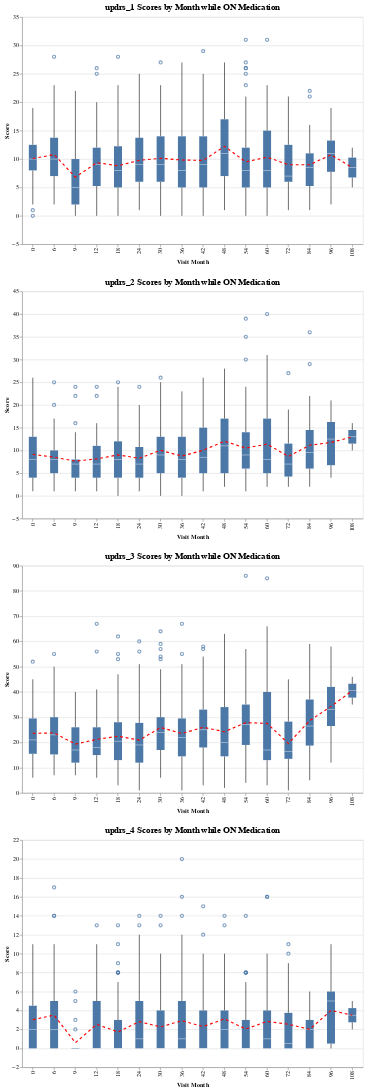

Notebook code for this chart:
### Markdown cell above
### Visit_month vs each UPDRS score

We want to see how does time progression has the relationship with each UPDRS score while adjusting for the medication, so I draw a barplot with mean line plot to 
provide a sense of it.

While the patient is taking the medication, the trend lines are pretty flat for UPDRS Parts 1, 2, and 4. However, for part 3, it shows a slight increase trend, which indicate a time progression.

While the patient is not taking the medication, the trend lines are increasing for all UPDRS Parts, 1, 2, 3, and 4, which are all responsible for time progression.

### Code cell
# Filter the data for only ON medication
On_data = train_clinical[train_clinical["upd23b_clinical_state_on_medication"]=="On"]

# Define the chart object
base = alt.Chart(On_data).properties(
    width=600,
    height=400
)

# Loop through each UPDRS feature and create a box plot and mean line plot
charts = []
for i, feature in enumerate(["updrs_1", "updrs_2", "updrs_3", "updrs_4"]):
    
    # Create the box plot
    box_plot = base.mark_boxplot().encode(
        x=alt.X('visit_month:O', title='Visit Month'),
        y=alt.Y(feature, title='Score', scale=alt.Scale(zero=False, padding=1))
    ).properties(
        title={"text": f"{feature} Scores by Month while ON Medication", "fontSize": 15},
    )
    
    # Create the mean line plot
    mean_line = base.mark_line(color='red', strokeDash=[5, 5]).encode(
        x=alt.X('visit_month:O', title='Visit Month'),
        y=alt.Y(f"mean({feature})", scale=alt.Scale(zero=False, padding=1))
    )
    
    # Combine the plots into one chart
    chart = (box_plot + mean_line).resolve_scale(y='shared')
    
    # Add the chart to the list of charts
    charts.append(chart)
    
# Display the charts
alt.vconcat(*charts)

### Figure 1 — Vega-Lite specification as saved in the notebook (floating-point values rounded to 4 significant figures; data arrays with more than 128 entries replaced by an {"elided": "..."} marker saying what was removed)
{"config": {"view": {"continuousWidth": 400, "continuousHeight": 300}}, "vconcat": [{"layer": [{"mark": "boxplot", "encoding": {"x": {"field": "visit_month", "title": "Visit Month", "type": "ordinal"}, "y": {"field": "updrs_1", "scale": {"padding": 1, "zero": false}, "title": "Score", "type": "quantitative"}}, "height": 400, "title": {"text": "updrs_1 Scores by Month while ON Medication", "fontSize": 15}, "width": 600}, {"mark": {"type": "line", "color": "red", "strokeDash": [5, 5]}, "encoding": {"x": {"field": "visit_month", "title": "Visit Month", "type": "ordinal"}, "y": {"aggregate": "mean", "field": "updrs_1", "scale": {"padding": 1, "zero": false}, "type": "quantitative"}}, "height": 400, "width": 600}], "resolve": {"scale": {"y": "shared"}}}, {"layer": [{"mark": "boxplot", "encoding": {"x": {"field": "visit_month", "title": "Visit Month", "type": "ordinal"}, "y": {"field": "updrs_2", "scale": {"padding": 1, "zero": false}, "title": "Score", "type": "quantitative"}}, "height": 400, "title": {"text": "updrs_2 Scores by Month while ON Medication", "fontSize": 15}, "width": 600}, {"mark": {"type": "line", "color": "red", "strokeDash": [5, 5]}, "encoding": {"x": {"field": "visit_month", "title": "Visit Month", "type": "ordinal"}, "y": {"aggregate": "mean", "field": "updrs_2", "scale": {"padding": 1, "zero": false}, "type": "quantitative"}}, "height": 400, "width": 600}], "resolve": {"scale": {"y": "shared"}}}, {"layer": [{"mark": "boxplot", "encoding": {"x": {"field": "visit_month", "title": "Visit Month", "type": "ordinal"}, "y": {"field": "updrs_3", "scale": {"padding": 1, "zero": false}, "title": "Score", "type": "quantitative"}}, "height": 400, "title": {"text": "updrs_3 Scores by Month while ON Medication", "fontSize": 15}, "width": 600}, {"mark": {"type": "line", "color": "red", "strokeDash": [5, 5]}, "encoding": {"x": {"field": "visit_month", "title": "Visit Month", "type": "ordinal"}, "y": {"aggregate": "mean", "field": "updrs_3", "scale": {"padding": 1, "zero": false}, "type": "quantitative"}}, "height": 400, "width": 600}], "resolve": {"scale": {"y": "shared"}}}, {"layer": [{"mark": "boxplot", "encoding": {"x": {"field": "visit_month", "title": "Visit Month", "type": "ordinal"}, "y": {"field": "updrs_4", "scale": {"padding": 1, "zero": false}, "title": "Score", "type": "quantitative"}}, "height": 400, "title": {"text": "updrs_4 Scores by Month while ON Medication", "fontSize": 15}, "width": 600}, {"mark": {"type": "line", "color": "red", "strokeDash": [5, 5]}, "encoding": {"x": {"field": "visit_month", "title": "Visit Month", "type": "ordinal"}, "y": {"aggregate": "mean", "field": "updrs_4", "scale": {"padding": 1, "zero": false}, "type": "quantitative"}}, "height": 400, "width": 600}], "resolve": {"scale": {"y": "shared"}}}], "data": {"name": "data-a29129f40cdd19ff688bba16c1fbf130"}, "$schema": "https://vega.github.io/schema/vega-lite/v4.17.0.json", "datasets": {"data-a29129f40cdd19ff688bba16c1fbf130": {"elided": "775 records"}}}
